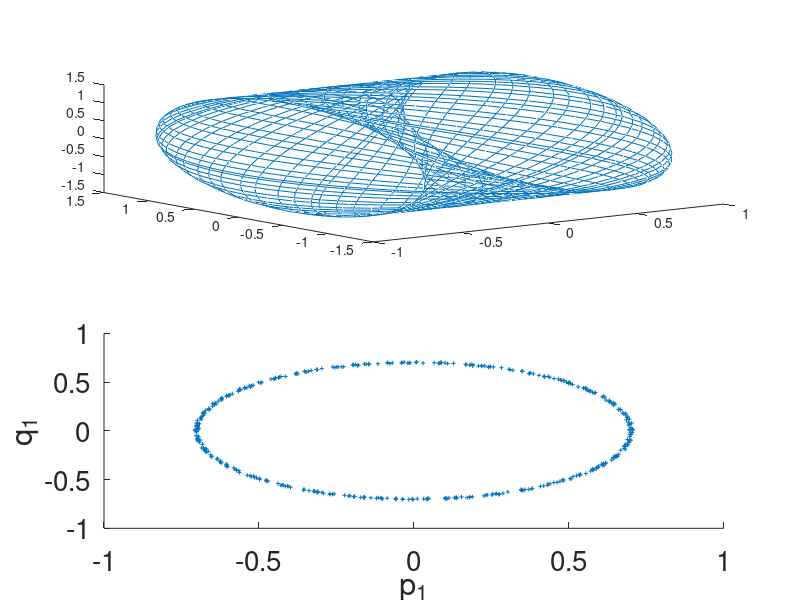

This chart was generated by the following MATLAB code:
% Program_17b - Phase portraits for Hamiltonian systems with two degrees of freedom.
% Chapter 17 - Poincare Maps and Nonautonomous Systems in the Plane.
% Copyright Springer 2025. Stephen Lynch.

% Poincare surfaces of section (Fig. 17.5(e)-(f)).
% Quasiperiodic behavior.
% The Hamiltonian equations.
% Here p1=p(1),p2=p(2),q1=p(3),q2=p(4).

deq=@(t,p) [-sqrt(2)*p(3);-p(4);sqrt(2)*p(1);p(2)]; 
options=odeset('RelTol',1e-4,'AbsTol',1e-4);
[~,pp]=ode45(deq,[0 200],[.5,1.5,.5,0],options);

% A 3-dimensional projection (Fig. 17.5(e)).
subplot(2,1,1)
set(gca,'FontSize',20);
plot3(pp(:,1),pp(:,2),pp(:,4))

deq=@(t,p) [-sqrt(2)*p(3);-p(4);sqrt(2)*p(1);p(2)]; 
options=odeset('RelTol',1e-4,'AbsTol',1e-4);
[t,pq]=ode45(deq,[0 1000],[.5,1.5,.5,0],options);

% A 2-dimensional projection (Fig. 17.5(f)).
% Determine where trajectory crosses q2=0 plane.
k=0;p1_0=zeros(1,10^6);q1_0=zeros(1,10^6);
for i=1:size(pq)
    if abs(pq(i,4))<0.1
        k=k+1;
        p1_0(k)=pq(i,1);
        q1_0(k)=pq(i,3);       
    end
end

subplot(2,1,2)
hold on
axis([-1 1 -1 1]);
set(gca,'FontSize',20);
set(gca,'XTick',-1:.5:1);
set(gca,'YTick',-1:.5:1);
xlabel('p_1');
ylabel('q_1');
plot(p1_0(1:k),q1_0(1:k),'+','MarkerSize',3);
hold off
% End of Program_17b.